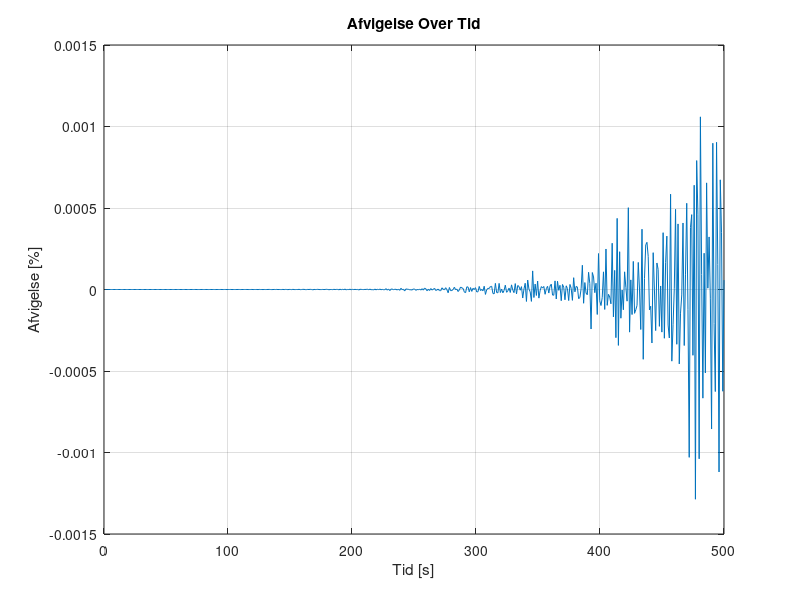
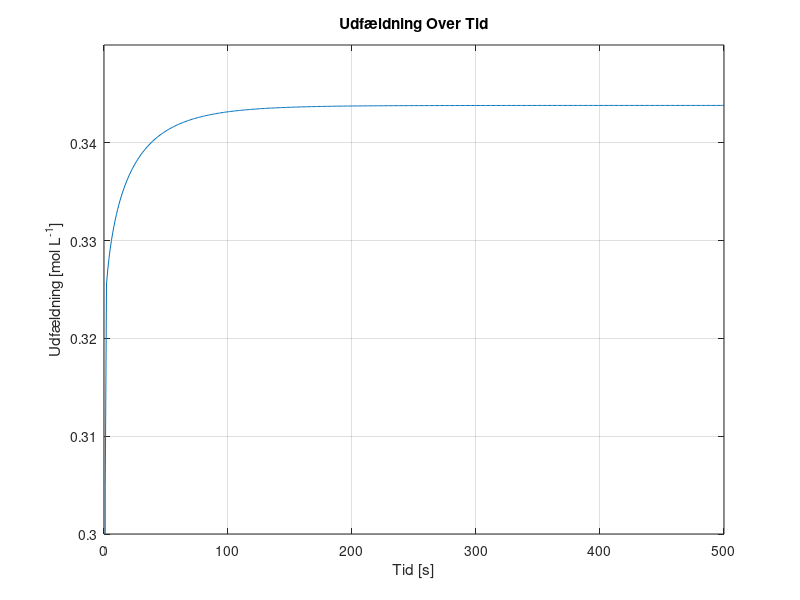
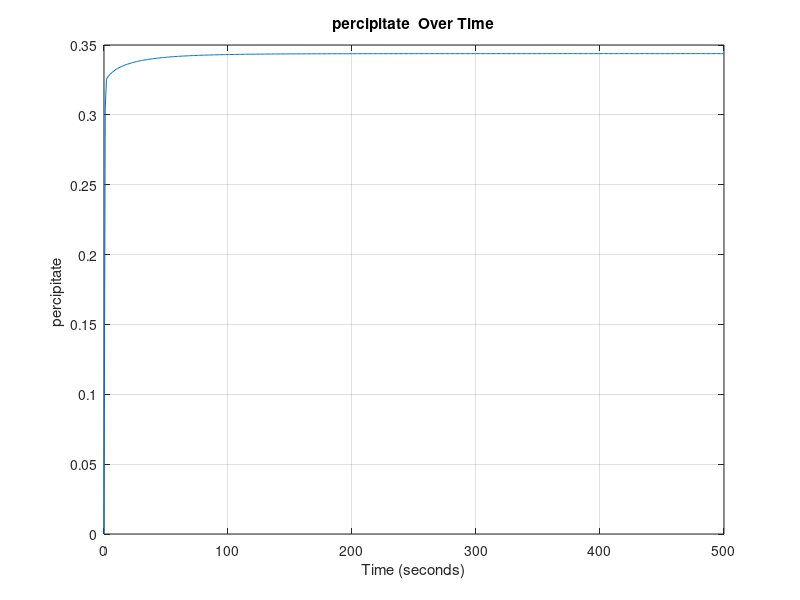
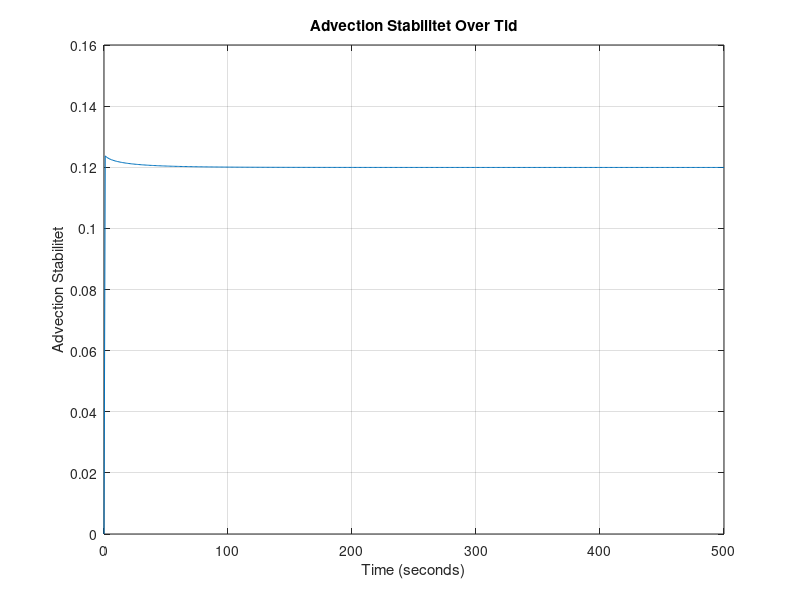

MATLAB code to generate these figures, in order: (Note: this script raises an error after producing the figures.)
%__Gruppe 3-Simulering-3.Sem__
clear
close all
clc
%% Inital Parameters
Lx = 0.1;   % Domain length (meters)
domain_steps = 1000;    % Number of spatial domain_steps points
dx = Lx / (domain_steps - 1); % Position discretization
 
Lt = 500;      % Time length (seconds)
time_steps = 500;       % Number of time steps
dt = Lt / time_steps; % Temporal discretization

% DEFINED VARIABLES
D = 1.464*10^-9; % Diffusivity coefficient H2PO4- in water [m^2 s^-1]
Cf = 0.1; % Feed concentration [mol L^-1]
DeltaP = 35; %TMP: Transmembrane Pressure [bar]

Am = 0.0308; % Area of the membrane surface [m^2]
k0 = 5.7311*10^(-7); % Initial water permeability [m^3 m^-2 bar^-1 s^-1] 
mu = 0.8903*10^-9; % Water viscosity [Bar∙s]
Rm = 1/(mu*k0); % Rejection of water at the membrane (σ) [m^-1]
alpha = 1*10^14; % Specific resistance of fouling [m L mol^-1]
JuScalar = 0.5; %Percipitate Advection Coefficient

sig_i = 0.1; % Rejection of ions 

% PHYSICAL CONSTANTS
R = 8.31415*10^-2; % Gasconstant [L Bar mol^-1 K^-1]
T = 273.15+25; %Temperature [K]
 
% Anonymous functions

Udf = @(conc) 0.0011*exp(36.328*conc) + 0.263253; % concentration of udfæld in respect to phosphate increase. [mol L^-1]
Rf = @(conc) alpha*(Udf(conc)/Am); % Rate of fouling [m^-1]
k = @(conc) 1/(mu*(Rm+Rf(conc))); % Water permeability dependent on fouling [m^3 m^-2 bar^-1 s^-1]


% Create a grid for space and time
x = linspace(0, Lx, domain_steps);
t = linspace(0, Lt, time_steps);

% Initialize the concentration array AND Initial condition (1D)
C = zeros(domain_steps, time_steps)+0.1; % 0.1 molar [H2PO4] at pH 2.9


%Diffusive Stability

DS = D*dt/dx^2;
fprintf('\n Diffusivity Stability = %f', DS);
if DS>0.5 
   fprintf(2,'\n ERROR: Stabilitetsfejl');
else
    fprintf('\n Stable Diffusion Model !!');
end


%% Time-stepping loop
for j = 2:time_steps
    for i = 1:domain_steps
        Ciw = C(domain_steps, j-1);

        C(1, :) = Cf; % Set the leftmost boundary to 0.1M

        if j == 2
            Cuw = Udf(Cf); % The rate of percipitation
        else
            Cuw = Udf(Ciw) + Jkonv*Udf(Cf)*(dt/dx)*JuScalar; % Advection of Percipitate
        end

        Jkonv = (k(Ciw)*(DeltaP-(1*R*T*(Ciw))));  % Volume flux = Jkonv ,  in terms of osmotic pressure (DeltaP, R, T, C_(i_w)) and k. [m/s]

        % Calculate the second derivative in x direction
        if i == 1 %__First Cell__
            Jdiff = 0;
            Jadv = 0;

        elseif i == domain_steps %__Membrane Cell___
            % No right neighbor at the last cell and MEMBRANE
            Jdiff = (D * (C(domain_steps - 1, j-1) - C(domain_steps, j-1))) / dx^2;
            Jadv = -Jkonv * (C(domain_steps, j-1)*(1-sig_i) - C(domain_steps - 1, j-1)) / dx;

        else    %__Normal Cells__
            % Calculate the second derivative normally
            Jdiff = D * (C(i + 1, j-1) - 2 * C(i, j-1) + C(i - 1, j-1)) / dx^2;
            % Apply advection term
            Jadv = -Jkonv * (C(i, j-1) - C(i-1, j-1)) / dx;
        end
        % Apply the diffusion-advection-(electromigration) equation
        C(i, j) = C(i, j-1) + dt * (Jdiff + Jadv);
        Jkonv_values(j) = Jkonv; % Plot values
        Cuw_values(j) = Cuw;
        AS(j) = Jkonv * dt/dx; % Stability plot values
    end
end
%% conservation and error

volprc = dx*Am*1000;  % Volume per cell in Liters

Ciw = [0,C(domain_steps, :)]; % Making the matrix line up properly and have the right size
Ciw(end) = [];

Systemdiff = [0, diff(sum(C*volprc,1))]; % Difference in system concentration per dt

inflow = Cf*(Jkonv_values)*(dt/dx)*volprc; % In - mol
outflow = Ciw.* Jkonv_values*(dt/dx)*volprc*(1-sig_i); % Out - mol
infoutdiff = (inflow - outflow);
ERROR = ((Systemdiff - infoutdiff).*Systemdiff.^(-1))*100; % The mass conservation error


%% 2D Plots

% Plot Mass Conservation Error values over time

figure;
plot(t, ERROR);
xlabel('Tid [s]');
ylabel('Afvigelse [%]');
title('Afvigelse Over Tid');
grid on;


% Plot Percipitate (DS) values over time

figure;
plot(t, Cuw_values);
xlabel('Tid [s]');
ylabel('Udfældning [mol L^{-1}]');
title('Udfældning Over Tid');
grid on;
ylim([0.3, 0.35]);



% Plot Percipitate (DS) values over time

figure;
plot(t, Cuw_values);
xlabel('Time (seconds)');
ylabel('percipitate ');
title('percipitate  Over Time');
grid on;

% Plot Advection Stability (DS) values over time

figure;
plot(t, AS);
xlabel('Time (seconds)');
ylabel('Advection Stabilitet');
title('Advection Stabilitet Over Tid');
grid on;

% Plot Jkonv values over time
figure;
plot(t, Jkonv_values);
xlabel('Tid [s]');
ylabel('J_{konv} [m s^{-1}]');
title('J_{konv} [m s^{-1}] Over Tid');
grid on;
xlim([0, 500]);
ylim([1.09*10^-6, 1.13*10^-6]);
ax = gca;
ax.YAxis.Exponent = -6;

% Define fractions of time steps you want to visualize
time_fraction = [0.001, 0.01, 0.1, 0.2, 0.3, 0.4, 0.5, 0.6, 0.7, 0.8, 0.9];  % For example, 0.1 corresponds to 10% of time steps

% Calculate the corresponding time indices
time_instances = round(time_fraction * time_steps);

% Create a figure for the first plot
figure;
hold on;

% Plot concentration at specific time instances
for i = 1:length(time_instances)
    time_index = time_instances(i);
    plot(x, C(:, time_index));
end

xlabel('Position (meters)');
ylabel('Concentration');
title('Concentration Over Time at Different Instances');
xlim([0.0975, Lx]);
ylim([0.1, 0.118]);

% Add a legend for clarity
legend(arrayfun(@(f) ['t=', num2str(f)], time_fraction, 'UniformOutput', false));

grid on;
hold off;


%% 3D Plot

% Create a 3D surface plot to visualize concentration over time and position
[T, X] = meshgrid(t, x);
figure;
h = surf(X, T, C); % Transpose removed here
xlabel('Position (meters)');
ylabel('Time (seconds)');
zlabel('Concentration');
title('Concentration Over Time and Position');

% Set axis limits to start at the origin
xlim([0, Lx]);
ylim([0, Lt]);
zlim([0, 0.15]); % Assuming max(C(:)) is the maximum concentration in your data

set(h,'LineStyle','none')
colormap(jet)
clim([0.1 0.115])
